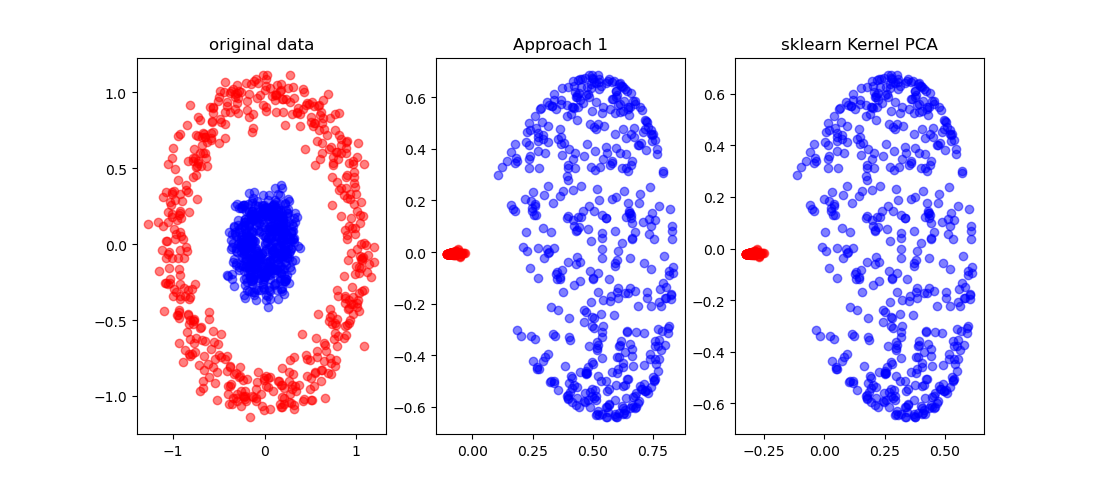

The Python source for this figure:
import matplotlib.pyplot as plt
import numpy as np

from sklearn.datasets import make_moons, make_circles
from sklearn.metrics.pairwise import pairwise_kernels
from sklearn.decomposition import KernelPCA


class GaussianPCAApproach1():
	def __init__(self, n_components=2, sigma=1.0):
		self.alpha = None
		self.n_components = n_components
		self.sigma = sigma

	def fit(self, X):
		self.X = X
		K = pairwise_kernels(X, X, 'rbf', gamma=self.sigma)
		Kbar = K - K.mean(axis=0, keepdims=True)
		Kbar = Kbar.T @ Kbar

		# solve the constrained optimization problem
		K_evals, K_evecs = np.linalg.eigh(K)
		K_evals = np.real(K_evals) + 1e-5
		K_evecs = np.real(K_evecs)
		K05inv = (K_evecs * np.sqrt(1 / K_evals)) @ K_evecs.T
		evals, evecs = np.linalg.eig(K05inv @ Kbar @ K05inv)
		evals = np.real(evals)
		evecs = np.real(evecs)
		idx = np.argsort(evals)[::-1]
		evecs = evecs[:, idx]
		self.alpha = K05inv @ evecs[:, :self.n_components]

	def project(self, Z):

		K = pairwise_kernels(self.X, Z, 'rbf', gamma=self.sigma)

		# coord = []
		# for i in range(self.n_components):
		# 	coord.append(self.alpha[:, i] @ K)
		# return np.stack(coord, axis=0).T
		coord = self.alpha.T @ K
		return coord.T

if __name__ == '__main__':
	X, y = make_circles(n_samples=1000, random_state=123, noise=0.1, factor=0.2)

	fig, (ax1, ax2, ax3) = plt.subplots(1, 3)
	ax1.scatter(X[y == 0, 0], X[y == 0, 1], color='red', alpha=0.5)
	ax1.scatter(X[y == 1, 0], X[y == 1, 1], color='blue', alpha=0.5)
	ax1.set_title('original data')

	gpca = GaussianPCAApproach1(n_components=2, sigma=15.0)
	gpca.fit(X)
	# Z = gpca.alpha
	Z = gpca.project(X)
	ax2.scatter(Z[y == 0, 0], Z[y == 0, 1], color='red', alpha=0.5)
	ax2.scatter(Z[y == 1, 0], Z[y == 1, 1], color='blue', alpha=0.5)
	ax2.set_title('Approach 1')


	kpca = KernelPCA(n_components=2, kernel='rbf', gamma=15.0)
	Z = kpca.fit_transform(X)
	ax3.scatter(Z[y == 0, 0], Z[y == 0, 1], color='red', alpha=0.5)
	ax3.scatter(Z[y == 1, 0], Z[y == 1, 1], color='blue', alpha=0.5)
	ax3.set_title('sklearn Kernel PCA')
	plt.show()
